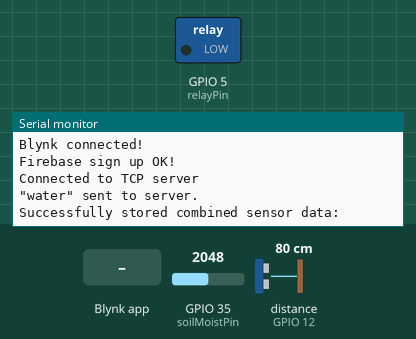
The program below on a simulated ESP32. Parts: switched loads named in the program (green lamp = pin HIGH), the last lines printed to the serial monitor. Wiring (inferred from the names in the program): ultrasonic range finder: trigger GPIO 13; echo GPIO 12. The inputs (shaded band) are chosen by the test bench; at power-on: GPIO 35 (soilMoistPin) = 2048, distance to the obstacle (sensor on GPIO 12) 80 cm. The echo pulse lasts 58.3 µs per cm; WiFi joins after 1.5 s; servers stay silent unless stated; pins used as bus, display or sensor lines are not drawn.

Above: at 4.0 s.
4.1 s: Blynk app writes 1 to V3
At 5.4 s:
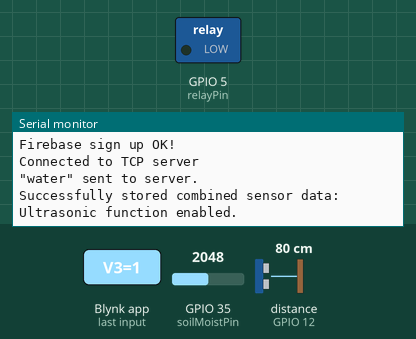
8.3 s: Blynk app writes 0 to V3
At 9.5 s:
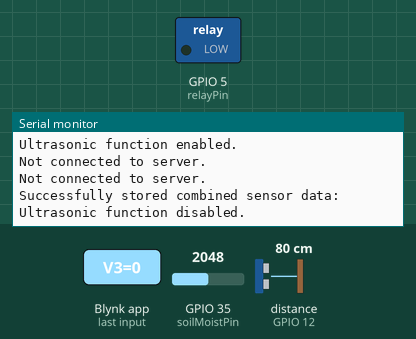
9.8 s: Blynk app writes 1 to V5
At 10.6 s:
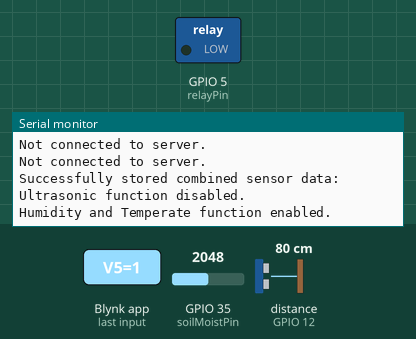

Measured:
- after the input at 4.1 s, the serial monitor: prints a new line at once (image 1)
- after the input at 8.3 s, the serial monitor: prints a new line at once (image 2)
- after the input at 9.8 s, the serial monitor: prints a new line at once (image 3)

The program:

main.cpp
```cpp
// BLYNK
#define BLYNK_TEMPLATE_ID "TMPL6_45WajaT"
#define BLYNK_TEMPLATE_NAME "Project"
#define BLYNK_AUTH_TOKEN "qnQBhPFZ_9isQv_uPwe-Im3U--A2mEOp"

// FIREBASE
#define FIREBASE_API_KEY "AIzaSyDlku4rxvpDzrvbXsaa_PK__VbLUtF4GKY"
#define FIREBASE_DATABASE_URL "https://embreddedproject-default-rtdb.asia-southeast1.firebasedatabase.app/"

#include <Adafruit_Sensor.h>
#include <DHT.h>
#include <DHT_U.h>
#include <WiFi.h>
#include <BlynkSimpleEsp32.h>
#include <Adafruit_I2CDevice.h>
#include "FS.h"
#include <SPI.h>
#include <Adafruit_GFX.h>
#include <Firebase_ESP_Client.h>
#include <addons/TokenHelper.h>
#include <addons/RTDBHelper.h>

// Wi-Fi credentials
const char *ssid = "JPpro";
const char *password = "12341234";

// Server details
const char *serverAddress = "172.20.10.5"; // CHANGE TO ESP32#2'S IP ADDRESS
const int serverPort = 80;

bool FB_signupOK = false;
FirebaseData fbdo;
FirebaseAuth auth;
FirebaseConfig config;

WiFiClient TCPclient;

// Ultrasonic sensor pins
const int trigPin = 13; // Trigger pin
const int echoPin = 12; // Echo pin
const int soilMoistPin = 35;

const int relayPin = 5;

unsigned long previousMillis = 0;
const unsigned long interval = 2000;

// Function enable/disable flags
bool ultrasonicEnabled = true;
bool soilMoistEnabled = true;
bool humidtempEnabled = true;
bool lightSensorEnabled = true;

unsigned long lastPumpTime = 0;
const unsigned long pumpInterval = 5000; // 5 seconds interval

int soilMoistValue;
bool waterPumpValue;
long duration;
float distance;

void setup()
{
  Serial.begin(115200);
  // Set up ultrasonic sensor pins
  pinMode(trigPin, OUTPUT);
  pinMode(echoPin, INPUT);
  pinMode(soilMoistPin, INPUT);
  pinMode(relayPin, OUTPUT);

  // Connect to Wi-Fi
  WiFi.begin(ssid, password);
  Serial.print("Connecting to WiFi...");
  while (WiFi.status() != WL_CONNECTED)
  {
    delay(1000);
    Serial.print("loading... ");
  }
  Serial.println();
  Serial.println("Connected to WiFi");

  // Initialize Blynk
  Blynk.begin(BLYNK_AUTH_TOKEN, ssid, password);

  Blynk.begin(BLYNK_AUTH_TOKEN, ssid, password);
  if (Blynk.connected())
    Serial.println("Blynk connected!");
  else
    Serial.println("Blynk connection failed!");

  // Initialize Firebase
  config.api_key = FIREBASE_API_KEY;
  config.database_url = FIREBASE_DATABASE_URL;
  if (Firebase.signUp(&config, &auth, "", ""))
  {
    Serial.println("Firebase sign up OK!");
    FB_signupOK = true;
  }
  else
  {
    Serial.printf("%s\n", config.signer.signupError.message.c_str());
    Serial.println("Firebase sign up failed!");
  }
  config.token_status_callback = tokenStatusCallback;
  Firebase.begin(&config, &auth);
  Firebase.reconnectWiFi(true);

  // Connect to TCP server (ESP32 #2)
  if (TCPclient.connect(serverAddress, serverPort))
    Serial.println("Connected to TCP server");
  else
    Serial.println("Failed to connect to TCP server");
}

void waterPump()
{
  unsigned long currentMillis = millis();
  if (currentMillis - lastPumpTime >= pumpInterval)
  {
    unsigned long currentMillis = millis();
    Serial.println("WaterPump Start");
    digitalWrite(relayPin, HIGH); // Turn on the water pump
    waterPumpValue = true;
    delay(3000);

    Serial.println("WaterPump Stop");
    digitalWrite(relayPin, LOW); // Turn off the water pump
    waterPumpValue = false;
    lastPumpTime = currentMillis; // Update the last pump time
  }
}

void soilMoist()
{
  soilMoistValue = (100.00 - ((analogRead(soilMoistPin) / 4095.00) * 100.00));

  Blynk.virtualWrite(V4, soilMoistValue);

  if (TCPclient.connected())
  {
    if (soilMoistValue < 50)
    {
      TCPclient.print("water");
      Serial.println("\"water\" sent to server.");
    }

    if (TCPclient.available())
    {
      String response = TCPclient.readStringUntil('\n');
      Serial.println(response);
      response.trim();
      if (response == "openPump")
      {
        waterPump();
        Serial.print("Response from server: ");
        Serial.println(response);
        Serial.println("\n");
      }
    }
  }
  else
  {
    Serial.println("Not connected to server.");
  }
}

void Ultrasonic()
{
  // Measure distance using ultrasonic sensor
  digitalWrite(trigPin, LOW);
  delayMicroseconds(2);
  digitalWrite(trigPin, HIGH);
  delayMicroseconds(10);
  digitalWrite(trigPin, LOW);

  duration = pulseIn(echoPin, HIGH);
  distance = (duration * 0.0343) / 2;
}

void lightSensor()
{
  if (TCPclient.connected())
  {
    if (TCPclient.available())
    {
      String response = TCPclient.readStringUntil('\n');
      response.trim();
      Serial.print("Response Light Status from server: ");
      Serial.println(response);
    }
  }
  else
  {
    Serial.println("Not connected to server.");
  }
}

void collectAndStoreAllSensorData()
{
  if (isnan(soilMoistValue) && isnan(distance))
  {
    Serial.println("Firebase: Failed to read from Soilmoisture or Ultrasonic sensor!");
    return;
  }

  FirebaseJson json;
  json.set("timestamp", String(millis())); // Add a timestamp
  json.set("soilMoist", soilMoistValue);
  json.set("waterPump", waterPumpValue);
  json.set("ultrasonic", distance);

  String jsonData;
  json.toString(jsonData, true);

  if (Firebase.RTDB.pushJSON(&fbdo, "Client/SensorData", &json))
  {
    Serial.println("Successfully stored combined sensor data:");
    Serial.println(jsonData);
  }
  else
  {
    Serial.println("Failed to store sensor data: " + fbdo.errorReason());
  }
}

void loop()
{
  Blynk.run();

  if ((millis() - previousMillis > 4000 || previousMillis == 0))
  {
    previousMillis = millis();
    if (ultrasonicEnabled)
      Ultrasonic();
    if (soilMoistEnabled)
      soilMoist();
    if (lightSensorEnabled)
      lightSensor();

    collectAndStoreAllSensorData();
  }
}

BLYNK_WRITE(V3) // Button for enable/disable ultrasonic
{
  int pinValue = param.asInt();
  ultrasonicEnabled = (pinValue == 1);
  if (ultrasonicEnabled)
    Serial.println("Ultrasonic function enabled.");
  else
    Serial.println("Ultrasonic function disabled.");
}

BLYNK_WRITE(V5) // Button for enable/disable Humid and Temperate
{
  int pinValue = param.asInt();
  humidtempEnabled = (pinValue == 1);
  if (humidtempEnabled)
    Serial.println("Humidity and Temperate function enabled.");
  else
    Serial.println("Humidity and Temperate function disabled.");
}

BLYNK_WRITE(V6) // Button for enable/disable ultrasonic
{
  int pinValue = param.asInt();
  soilMoistEnabled = (pinValue == 1);
  if (soilMoistEnabled)
    Serial.println("Soilmoist function enabled.");
  else
    Serial.println("Soilmoist function disabled.");
}
```
